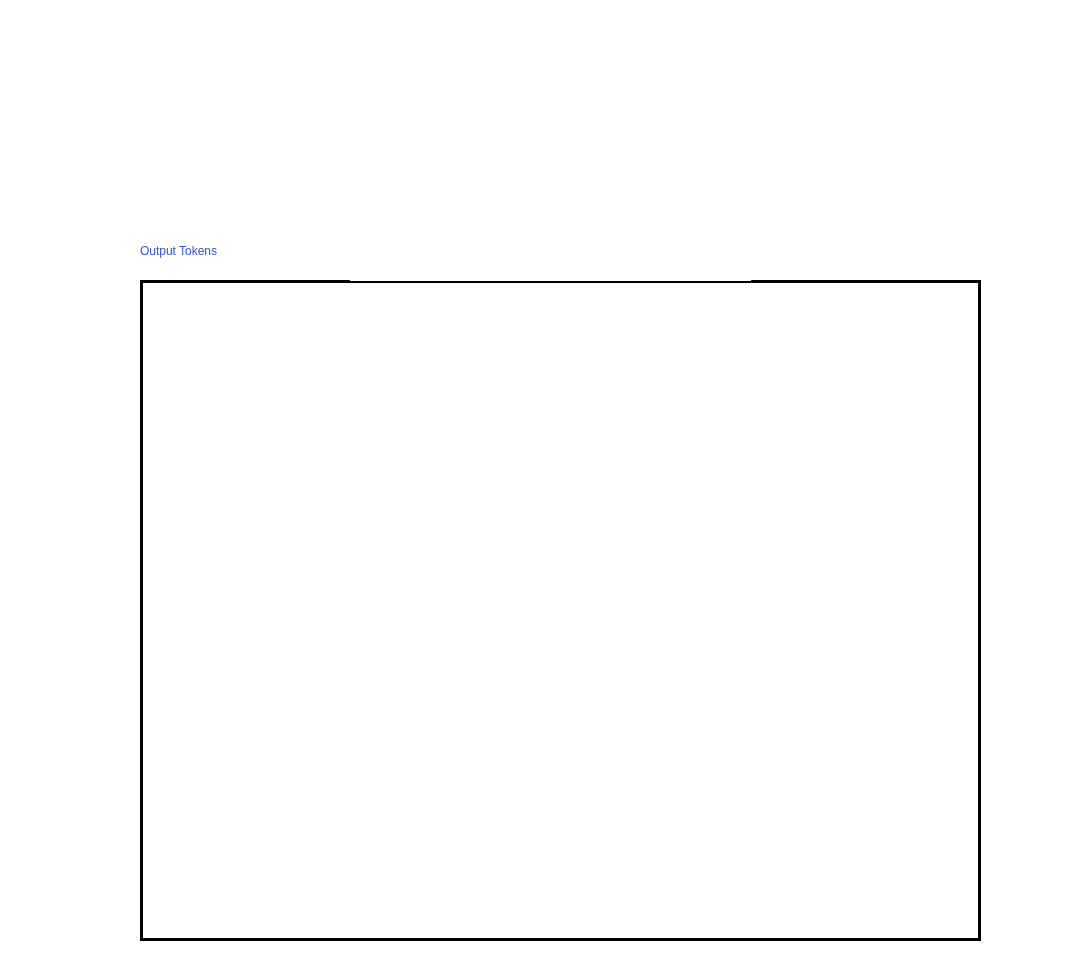
<?xml version="1.0" encoding="UTF-8"?>
<ui version="4.0">
 <class>MainWindow</class>
 <widget class="QMainWindow" name="MainWindow">
  <property name="geometry">
   <rect>
    <x>0</x>
    <y>0</y>
    <width>1081</width>
    <height>977</height>
   </rect>
  </property>
  <property name="windowTitle">
   <string>MainWindow</string>
  </property>
  <property name="styleSheet">
   <string notr="true">text-color: black; background-color: white</string>
  </property>
  <widget class="QWidget" name="centralwidget">
   <widget class="QTextEdit" name="textEdit">
    <property name="geometry">
     <rect>
      <x>140</x>
      <y>280</y>
      <width>841</width>
      <height>661</height>
     </rect>
    </property>
    <property name="styleSheet">
     <string notr="true">color:black; border: 3px solid black; 
font: 14pt solid &quot;Lato&quot;;</string>
    </property>
    <property name="html">
     <string>&lt;!DOCTYPE HTML PUBLIC &quot;-//W3C//DTD HTML 4.0//EN&quot; &quot;http://www.w3.org/TR/REC-html40/strict.dtd&quot;&gt;
&lt;html&gt;&lt;head&gt;&lt;meta name=&quot;qrichtext&quot; content=&quot;1&quot; /&gt;&lt;style type=&quot;text/css&quot;&gt;
p, li { white-space: pre-wrap; }
&lt;/style&gt;&lt;/head&gt;&lt;body style=&quot; font-family:'24 Lato'; font-size:14pt; font-weight:400; font-style:normal;&quot;&gt;
&lt;p align=&quot;center&quot; style=&quot;-qt-paragraph-type:empty; margin-top:0px; margin-bottom:0px; margin-left:0px; margin-right:0px; -qt-block-indent:0; text-indent:0px;&quot;&gt;&lt;br /&gt;&lt;/p&gt;&lt;/body&gt;&lt;/html&gt;</string>
    </property>
   </widget>
   <widget class="QLabel" name="label_2">
    <property name="geometry">
     <rect>
      <x>140</x>
      <y>230</y>
      <width>221</width>
      <height>41</height>
     </rect>
    </property>
    <property name="styleSheet">
     <string notr="true">color:#3550CF; font:16pt 3px solid  &quot;Lato&quot;;</string>
    </property>
    <property name="text">
     <string>Output Tokens</string>
    </property>
   </widget>
   <widget class="QLabel" name="label">
    <property name="geometry">
     <rect>
      <x>350</x>
      <y>20</y>
      <width>401</width>
      <height>261</height>
     </rect>
    </property>
    <property name="text">
     <string/>
    </property>
    <property name="pixmap">
     <pixmap>Logo.png</pixmap>
    </property>
   </widget>
  </widget>
  <widget class="QStatusBar" name="statusbar"/>
 </widget>
 <resources/>
 <connections/>
</ui>
